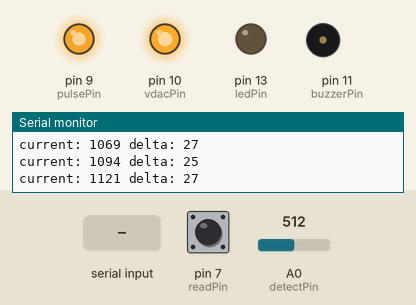
Simulated run of this sketch. Board: Arduino Uno, built with avr-gcc and run on an emulated ATmega328P. On the bench: output pins drawn as LEDs (lit = HIGH), buzzer (waves = sounding), the last lines printed to the serial monitor. Dashed ring = blinking. The test bench sets the inputs (shaded band); at power-on: pin 7 (readPin) LOW, A0 (detectPin) = 512. Pins used as bus, display or sensor lines are not drawn.

Above: at 1.2 s.
1.3 s: pin 7 (readPin) driven HIGH
At 2.0 s:
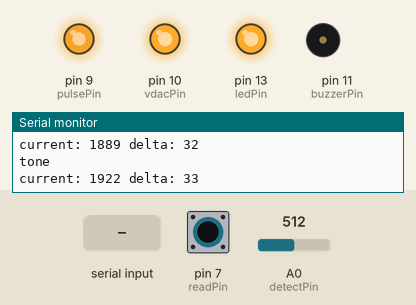
2.8 s: "1" received over Serial
4.3 s: "s" received over Serial
At 4.9 s:
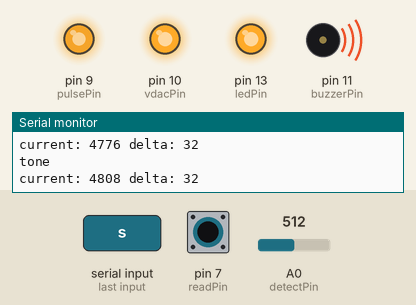
5.8 s: pin 7 (readPin) driven LOW
At 6.4 s:
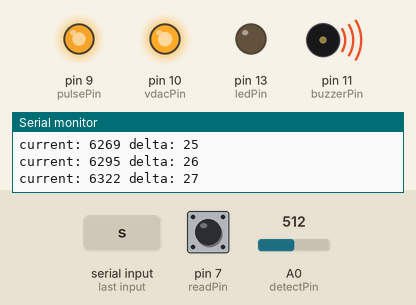
7.3 s: "s" received over Serial
At 8.1 s:
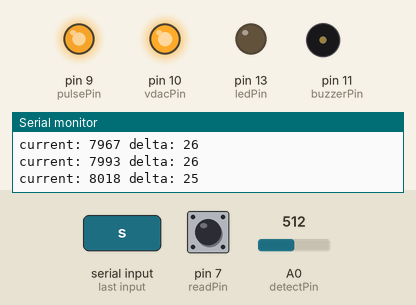
8.8 s: pin 7 (readPin) pulsed HIGH 2 times (0.12 s each, 0.3 s apart)
At 9.17 s:
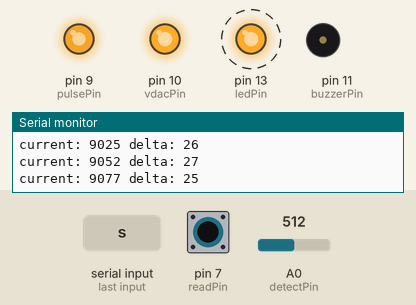
Timing chart, 0 to 11.8 s (numbered marks = the images above; inputs shaded):
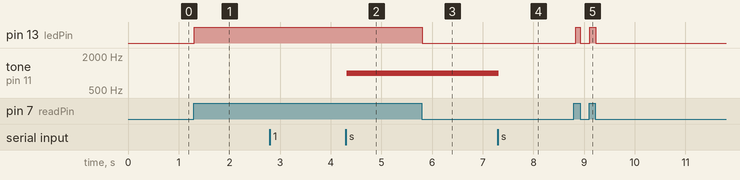

The sketch:

nsPulseGenerator.ino
```cpp
/*
 * Original source of this code: https://arduino.stackexchange.com/questions/45519/is-it-possible-to-obtain-0-05-duty-cycle-at-1hz-in-arduinoa-500us-square-puls @Edgar Bonet
 * Configure Timer 1 to generate a slow, low duty cycle PWM signal.
 * Output pin = digital 9 = PB1 = OC1A.
 * Timer Reference:
 * atmega328p datasheet https://www.sparkfun.com/datasheets/Components/SMD/ATMega328.pdf
 * http://www.avrbeginners.net/architecture/timers/timers.html
 * https://www.robotshop.com/community/forum/t/arduino-101-timers-and-interrupts/13072
 * https://playground.arduino.cc/Code/BitMath/
 * https://www.arduino.cc/en/Reference/PortManipulation
 * https://www.microchip.com/webdoc/AVRLibcReferenceManual/FAQ_1faq_use_bv.html
 */

//For testing use period=1e-3, width=0.5e-3 or 100e-6
//For deployment use period=1, width=100e-6
float PWM_PERIOD  = 1e-3;     // 1 s
float p1 = 1;
float p2 = 0.5;
float pTest = 1e-3;
float PULSE_WIDTH = 100e-6;//100e-6;  // 100 us
int vdacPin = 10;
int pulsePin = 9;
int buzzerPin = 11;
char a;
bool ON=LOW;
int readPin = 7;
int ledPin = 13;
int freq = 1000;
bool sound = LOW;

int detectPin = A0 ;
int long time2=0;
int long time1=0;
int delta = 0;


/*
 * With a 16 MHz clock and this prescaler, the resolution is 16 us and
 * the maximum period is 1.048576 s.
 * MAX COUNT: 65536 = 2^n_BITSOFTIMER = 2^16
 * TIMER1 is 16bit timer, the other 2 (timer 0 and 2) are 8bit
 * RESOLUTION = T_CPU * PRESCALER = PRESCALER / F_CPU
 * MAX_PERIOD= MAX_COUNT * RESOLUTION
 *
 * with prescaler = 256-> resolution = 16us, max period = 1s
 */
/*const*/ uint16_t TIMER_PRESCALER = 256;//notice that to change this you also need to change CSbits of TCCR1B
/*const*/ float F_TIMER = F_CPU / TIMER_PRESCALER;

void setup()
{


    Serial.begin(9600); // opens serial port, sets data rate to 9600 bps

    /* For some reason:
    Using the ICR1 Register for defining TOP works well when using fixed TOP values. By using
    ICR1, the OCR1A Register is free to be used for generating a PWM output on OC1A. However,
    if the base PWM frequency is actively changed (by changing the TOP value), using the OCR1A
    as TOP is clearly a better choice due to its double buffer feature.

    NOT SURE IS THIS IS USEFUL IN ANYWAY...
    */
    /* DDRB  |= _BV(PB1);*/

analogWrite(vdacPin, 255); //write on (5 Volt?) for VDAC, 255 for always on, and the pin is well... the pin
//digitalWrite(pulsePin,HIGH); //start the device with the stimulus off, it seems like this works
pinMode(readPin, INPUT);
pinMode(ledPin, OUTPUT);
      ON = HIGH;
      //analogWrite(vdacPin, 255); //write on (5 Volt?) for VDAC, 255 for always on, and the pin is well... the pin
      setupTimer1(pTest, PULSE_WIDTH, TIMER_PRESCALER);

//looks like analogwrite holds between loops
}

void loop()

{

  //we need to find a way to set the output on and off
  // "The actual OC1x value will only be visible on the port pin if the data direction for the port pin is set as output (DDR_OC1x)."
  // SO maybe by modifying the data direction register we cant sort of set on/off the stimulation

  //VDAC could be done with a POT?

  while(Serial.available())
    {
    a = Serial.read();// read the incoming data as string
    }

  if (a == '1')
    {
      if(ON)
      {
      turnOff();
      setupTimer1(p1, PULSE_WIDTH, TIMER_PRESCALER);
      Serial.println("TURNED ON"); //TURN ON STIMULATION
      //changePeriod(1e-3);

      }
      /*We should turn off stimuli while chaging this because if you change periods rapidly it will send a direct current for a while and then change accordingly*/
    a='c';
    }
  if (a == '2')
    {
      if(ON)
      {
      turnOff();
      setupTimer1(p2, PULSE_WIDTH, TIMER_PRESCALER);
      Serial.println("TURNED ON"); //TURN ON STIMULATION
      //changePeriod(2e-3);
      }
      a='c';
    }

  if (a == '0')
    {
      turnOff();
      a='c';
    }
  if (a == '9')
    {
      //DDRB  |= _BV(PB1);
      ON = HIGH;
      //analogWrite(vdacPin, 255); //write on (5 Volt?) for VDAC, 255 for always on, and the pin is well... the pin
      setupTimer1(pTest, PULSE_WIDTH, TIMER_PRESCALER);
      Serial.println("TURNED ON"); //TURN ON STIMULATION
      a='c';
    }

  if (a == 's')
  {
    sound = !sound;
    Serial.println("sound");
    a = "c";
  }

  if (sound)
  {
    tone(buzzerPin, freq); // Send 1KHz sound signal...
  }

  else
  {
    noTone(buzzerPin);
  }


  //Serial.println(pulseIn(readPin,LOW,50e-6));

  //if(ON)
  {
  if ( digitalRead(readPin) == HIGH) //digitalRead(pulsePin) messes the functioning, gotta do it on another pin
  {
    Serial.println("tone"); //this wont allow to turn it off after maybe a problem reading the serial
    //delay(500);
    //ON = LOW; //this wont allow to change period, it is only to not overflow the serial, this should go to the buzzer anyway
    //maybe do it on the pin 13 (led)

    digitalWrite(ledPin, HIGH);

    //delay(1000);        // ...for 1 sec

    //delay(500);//maybe is the dealay

  }
  else
  {
    digitalWrite(ledPin, LOW);
  }
  }

  if(analogRead(detectPin) >= HIGH)
  {
    time2=millis();
    delta = time2 - time1;
    Serial.print("current: ");
    Serial.print(time2);
    //Serial.println(time2);
    Serial.print(" delta: ");
    Serial.println(delta);
    time1=time2; //correcion, al igualar a millis no es exactamente el tiempo anterior.
    //por eso se iguala directamente a time2
    //la correcion fue a partir de 2ArduinosPeriods1, las medidas de un solo arduino fueron con el codigo anterior
  }
}


void changePeriod(float newPeriod)
{
  ICR1   = round(newPeriod * F_TIMER) -1 ;
  Serial.print("Period (ms): ");
  Serial.println(newPeriod * 1000);
}

void setupTimer1 (float PWM_PERIOD, float PULSE_WIDTH, uint16_t TIMER_PRESCALER) //with 256 prescaler
{
    //DO NOTE THAT THIS TURNS OFF THE STIMULI
    float F_TIMER = F_CPU / TIMER_PRESCALER;
    // Configure Timer 1.
    // |= -> (compound bitwise or)
    // _BV (bit value) is a macro for making high whatever bit is inside the ( ), in the context of the bits of the register
    //thus making bitwise or between _BV will set high each particular bit. Other bitwise operations arise more complicated setups.
    // DDRB - The Port B Data Direction Register - read/write, basically 1 is output, 0 is input, is 8bit sized
    // PORT B is associated with digital pin 8 to 13
    // PB1 would be pin 1 of port B (0->8, 1->9) i think
    //note that Pins 9 and 10 are controlled by timer1 only in the UNO
    //Servo Library uses Timer1. You can’t use PWM on Pin 9, 10 when you use the Servo Library on an Arduino.
    // we can use tone function for doc feedback because it relies on timer2
    DDRB  |= _BV(PB1);    // set PB1 = OC1A as output, comment so it starts turned  off (maybe)

    //in the following n would be the number of the timer in general, x the channel
    //ICRn - Input Capture Register
    ICR1   = round(PWM_PERIOD * F_TIMER) -1 ;//when count is equal to ICR1 the counter is reset (going back to BOTTOM and SET (ON)) because ICR1 in the mode chosen is set to TOP.
    //OCRn - Output Compare Register
    OCR1A  = round(PULSE_WIDTH * F_TIMER) -1 ;//when count is equal to OCR1A the ouput is set to clear (OFF) because of non-inverting compare output mode

    // | -> (bitwise or)
    //TCCRnx - Timer/Counter Control Register, these are both 8bit register that control timer behaviour
    TCCR1A = _BV(COM1A1) | _BV(COM1A0)  // non-inverting PWM on OC1A Clear OC1A/OC1B on Compare Match, set OC1A/OC1B at BOTTOM (non-inverting mode)
                          // In non-inverting Compare Output mode, the Output Compare (OC1x) is cleared on the compare match between TCNT1 and OCR1x, and set at BOTTOM.
                          // That means that when TCNT1 is equal to OCR1A we get OFF, but when we get to the TOP and then resetted to the BOTTOM, at the BOTTOM we get ON.
                          //COM1A0 ya que el transistor del swithce invierte la señal.
                          //seems like inverting it also fixed the off part? (NOPE) sometimes it works, sometimes it doesnt
           | _BV(WGM11);  // fast PWM mode, TOP = ICR1
                          //The counter counts from BOTTOM to TOP then restarts from BOTTOM
    TCCR1B = _BV(WGM12)   // fast PWM mode, TOP = ICR1
           | _BV(WGM13)   // fast PWM mode, TOP = ICR1
           | _BV(CS12);   // clock at F_CPU/256 = 62.5 kHz, these chooses the prescaler

    Serial.print("Period (ms): ");
    Serial.println(PWM_PERIOD*1000);
    Serial.print("Pulse Width (us): ");
    Serial.println(PULSE_WIDTH*1000000);

}

void turnOff(void)
{
      //DDRB  = _BV(0);
      ON = LOW;
      Serial.println("TURNED OFF"); // TURN OFF STIMULATION
      //digitalWrite(pulsePin, LOW) ; //looks like this messes with the counter , dont use, it wont work for on-off
      //digitalWrite(vdacPin, LOW);
      //analogWrite(pulsePin,0);  //doesnt work
      //OCR1A  = round(0.01e-3 * F_TIMER) -1 ;//when count is equal to OCR1A the ouput is set to clear (OFF) because of non-inverting compare output mode
      //analogWrite(pulsePin, 0);
      digitalWrite(pulsePin, HIGH); //high because is switch is a not
}
```

Measured:
- after the input at 1.3 s, pin 13 (ledPin): LOW → HIGH at once
- after the input at 4.3 s, tone on pin 11 (buzzerPin): silent → 1000 Hz at once
- after the input at 5.8 s, pin 13 (ledPin): HIGH → LOW at once
- after the input at 7.3 s, tone on pin 11 (buzzerPin): 1000 Hz → silent at once
- after the input at 8.8 s, pin 13 (ledPin): alternates HIGH for 0.11 s and LOW for 0.19 s, 4 changes in all, then stays LOW, starting at once
